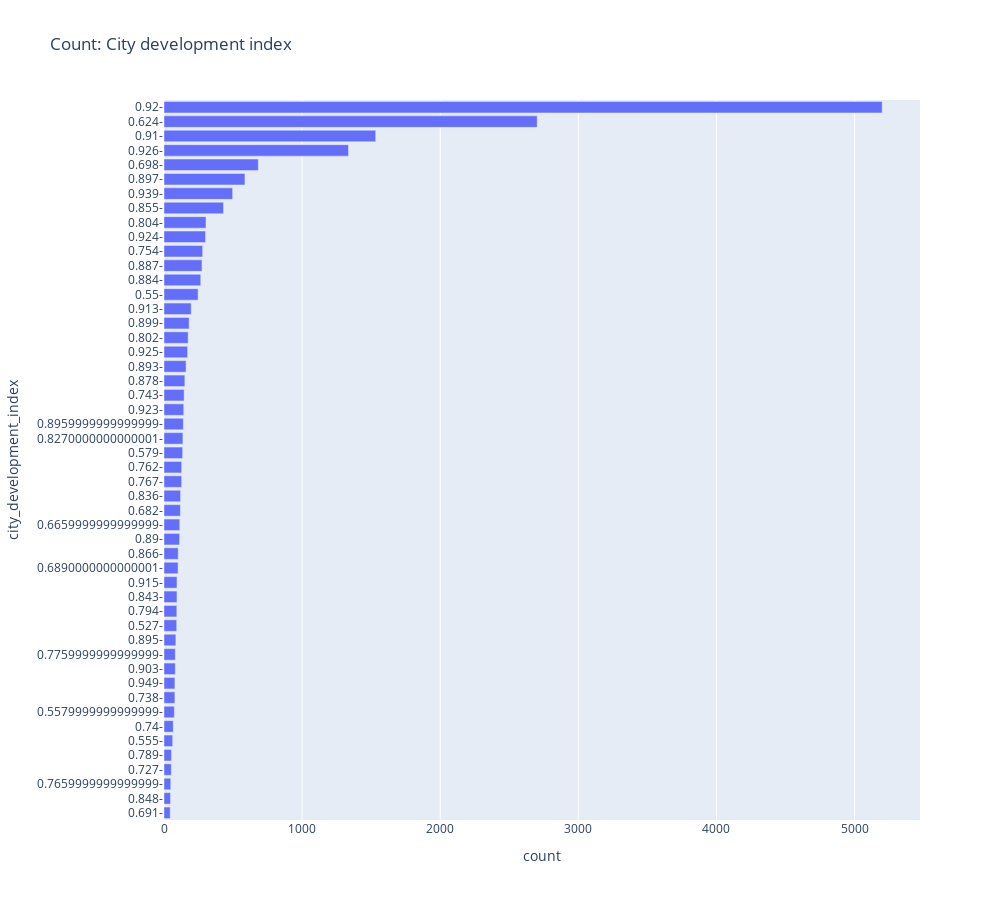

Here is the notebook cell this chart was saved with:
### Markdown cell above
## Count: City development index

### Code cell
import plotly.express as px
from plotly.subplots import make_subplots
import plotly.graph_objs as go

cd = train['city_development_index'].value_counts().reset_index()
cd.columns = [
    'city_development_index', 
    'count'
]
cd['city_development_index'] = cd['city_development_index'].astype(str) + '-'
cd = cd.sort_values(['count']).tail(50)

fig = px.bar(
    cd, 
    x='count', 
    y='city_development_index', 
    orientation='h', 
    title='Count: City development index', 
    width=1000,
    height=900 
)

fig.show()

### Figure 1 — Plotly figure (JSON) as saved in the notebook; plotly's stock layout.template omitted (floating-point values rounded to 4 significant figures)
{"data": [{"alignmentgroup": "True", "hovertemplate": "count=%{x}<br>city_development_index=%{y}<extra></extra>", "legendgroup": "", "marker": {"color": "#636efa"}, "name": "", "offsetgroup": "", "orientation": "h", "showlegend": false, "textposition": "auto", "type": "bar", "x": [45, 47, 49, 53, 54, 63, 67, 75, 79, 79, 82, 82, 86, 92, 93, 94, 94, 102, 103, 113, 114, 119, 120, 128, 128, 135, 137, 140, 143, 146, 151, 160, 171, 175, 182, 197, 247, 266, 275, 280, 301, 304, 431, 497, 586, 683, 1336, 1533, 2702, 5200], "xaxis": "x", "y": ["0.691-", "0.848-", "0.7659999999999999-", "0.727-", "0.789-", "0.555-", "0.74-", "0.5579999999999999-", "0.738-", "0.949-", "0.903-", "0.7759999999999999-", "0.895-", "0.527-", "0.794-", "0.843-", "0.915-", "0.6890000000000001-", "0.866-", "0.89-", "0.6659999999999999-", "0.682-", "0.836-", "0.767-", "0.762-", "0.579-", "0.8270000000000001-", "0.8959999999999999-", "0.923-", "0.743-", "0.878-", "0.893-", "0.925-", "0.802-", "0.899-", "0.913-", "0.55-", "0.884-", "0.887-", "0.754-", "0.924-", "0.804-", "0.855-", "0.939-", "0.897-", "0.698-", "0.926-", "0.91-", "0.624-", "0.92-"], "yaxis": "y"}], "layout": {"barmode": "relative", "height": 900, "legend": {"tracegroupgap": 0}, "title": {"text": "Count: City development index"}, "width": 1000, "xaxis": {"anchor": "y", "domain": [0, 1], "title": {"text": "count"}}, "yaxis": {"anchor": "x", "domain": [0, 1], "title": {"text": "city_development_index"}}}}
